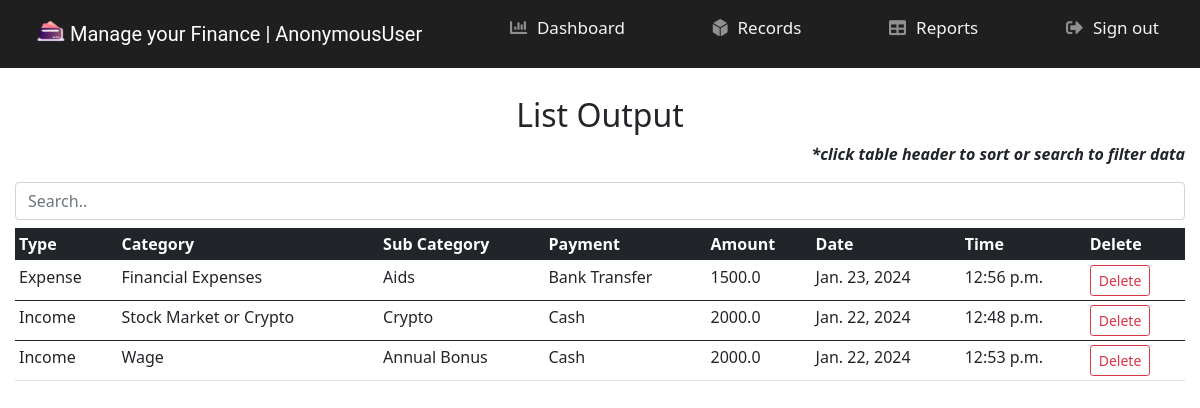
The app's page /reports/1/, older data.
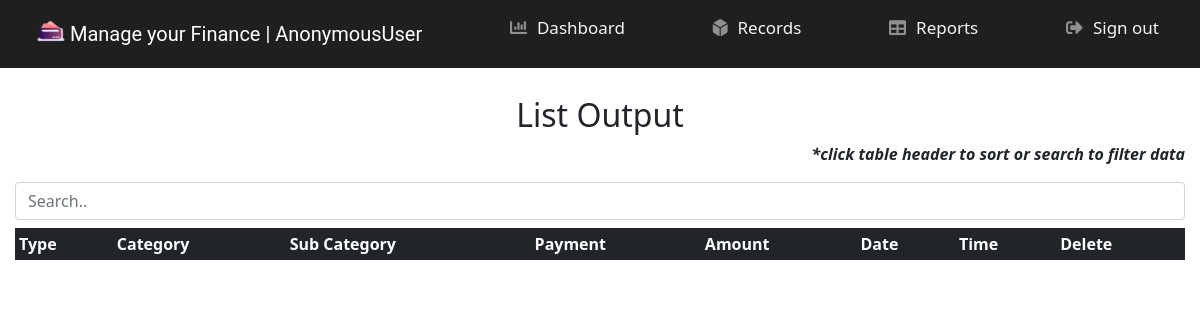
The same page, newer data.
### wallet_app/wallet/models.py (models this page shows, shortened)
class RecordModel(models.Model):
    type = models.CharField(max_length=40)
    category = models.CharField(max_length=40)
    sub_category = models.CharField(max_length=40)
    payment = models.CharField(max_length=40)
    amount = models.FloatField()
    date = models.DateField()
    time = models.TimeField(
        auto_now_add=True
    )
    user = models.ForeignKey(
        to=UserModel,
        on_delete=models.CASCADE,
        null=True,
    )

### wallet_app/wallet/views.py (the view)
# urls.py: path('reports/<int:pk>/', ReportsView.as_view(), name='reports'),
class ReportsView(View):
    template_name = "reports.html"
    def get(self, request, pk):
        user = get_object_or_404(User, pk=pk)
        posts = RecordModel.objects.all().filter(user=user).order_by("-date")
        context = {"posts": posts}
        return render(request, self.template_name, context)

### templates/reports.html (shortened to what this page needs)
{% extends 'main.html' %}
{% load static %}
{% block content %}
    <div class="text-center mb-2">
        <h2> List Output </h2>
    </div>
    <p class="text-end fst-italic fw-bold">*click table header to sort or search to filter data</p>
    <input class="form-control mb-2" id="input" type="text" placeholder="Search..">
    <div class="table-responsive">
        <table id="reports" class="table table-hover table-sm">
            <thead>
            <tr>
                <th class="table-dark" scope="col" onclick="sortTable(0)">Type</th>
                <th class="table-dark" scope="col" onclick="sortTable(1)">Category</th>
                <th class="table-dark" scope="col" onclick="sortTable(2)">Sub Category</th>
                <th class="table-dark" scope="col" onclick="sortTable(3)">Payment</th>
                <th class="table-dark" scope="col" onclick="sortTable(4)">Amount</th>
                <th class="table-dark" scope="col" onclick="sortTable(5)">Date</th>
                <th class="table-dark" scope="col" onclick="sortTable(6)">Time</th>
                <th class="table-dark" scope="col">Delete</th>
            </tr>
            </thead>
        <tr>
            {% for post in posts %}
            <tbody id="table">
            <td>{{ post.type }}</td>
            <td>{{ post.category }}</td>
            <td>{{ post.sub_category }}</td>
            <td>{{ post.payment }}</td>
            <td>{{ post.amount }}</td>
            <td>{{ post.date }}</td>
            <td>{{ post.time }}</td>
            <td><a class="btn btn-outline-danger btn-sm" href="{% url 'delete' pk=request.user.pk %}">Delete</a></td>
            </tr>
            </tbody>
            {% endfor %}
        </table>
    </div>
{% endblock %}

### templates/main.html (shortened to what this page needs)
{% load static %}
<!DOCTYPE html>
<html lang="en">
<head>
    <link href="{% static 'css/bootstrap.min.css' %}" rel="stylesheet">
    <link href="{% static 'css/main.css' %}" rel="stylesheet" type="text/css">
    <link rel="stylesheet" href="https://use.fontawesome.com/releases/v5.15.1/css/all.css"
>
</head>
<body>
<nav class="navbar fixed-top navbar-custom" id="navbar">
    <div class="container-fluid">
        <a class="navbar-brand" href="{% url 'dashboard' pk=request.user.pk %}">
            <img src="{% static 'images/wallet.png' %}" id="logo" alt="" width="30" height="24"
                 class="d-inline-block align-top">
            Manage your Finance | {{ request.user }}
        </a>
        <h1 class="nav-link active"><a href="{% url 'dashboard' pk=request.user.pk %}"><i
                class="fas fa-chart-bar nav-icon"></i>Dashboard</a></h1>
        <h1 class="nav-link active"><a href="{% url 'records' pk=request.user.pk %}"><i
                class="fas fa-dice-d6 nav-icon"></i>Records</a></h1>
        <h1 class="nav-link active"><a href="{% url 'reports' pk=request.user.pk %}"><i
                class="fas fa-table nav-icon"></i>Reports</a></h1>
        <ul class="navbar-nav px-3 flex-row-reverse">
            <li class="nav-item text-nowrap">
                <h1 class="nav-link active"><a href="{% url 'logout' %}"><i
                    class="fas fa-sign-out-alt nav-icon"></i>Sign out</a></h1>
            </li>
        </ul>
    </div>
</nav>
<div class="container-fluid"><br><br><br><br>
    {% block content %}
    {% endblock %}
</div>
</body>
</html>

### static/css/main.css (style rules this page uses)
.container-fluid { padding-left: 15px; padding-right: 15px; }
.navbar-brand { margin-left: 10px; font-family: 'Roboto', sans-serif; text-decoration: none; color: white; }
.navbar-custom { background-color: #1F1F1F; color: #f5f5f5; font-size: 17px; padding: 5px 10px; text-decoration: none; }
.nav-icon { padding-right: 10px; color: #909090; }
.nav-link { display: flex; height: 50px; }
.nav-link a { color: #f5f5f5; font-size: 17px; float: left; padding: 5px 0px; text-decoration: none; }

Row changes from the older to the newer data that the page shows:
removed RecordModel: type "Expense", category "Financial Expenses", sub_category "Aids", payment "Bank Transfer", amount "1500.0", date "Jan. 23, 2024", time "12:56 p.m."
removed RecordModel: type "Income", category "Stock Market or Crypto", sub_category "Crypto", payment "Cash", amount "2000.0", date "Jan. 22, 2024", time "12:48 p.m."
removed RecordModel: type "Income", category "Wage", sub_category "Annual Bonus", payment "Cash", amount "2000.0", date "Jan. 22, 2024", time "12:53 p.m."
